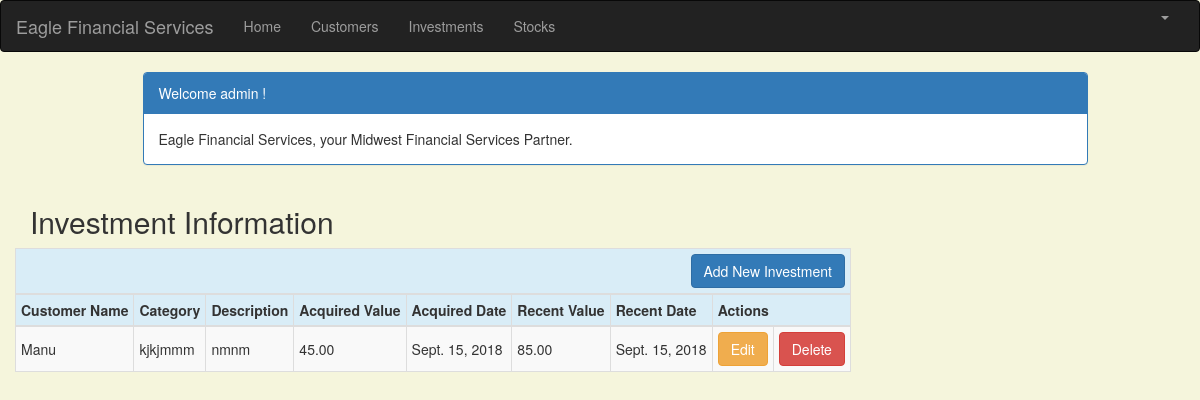
/investment_list (signed in), run on an earlier commit of the app's database.
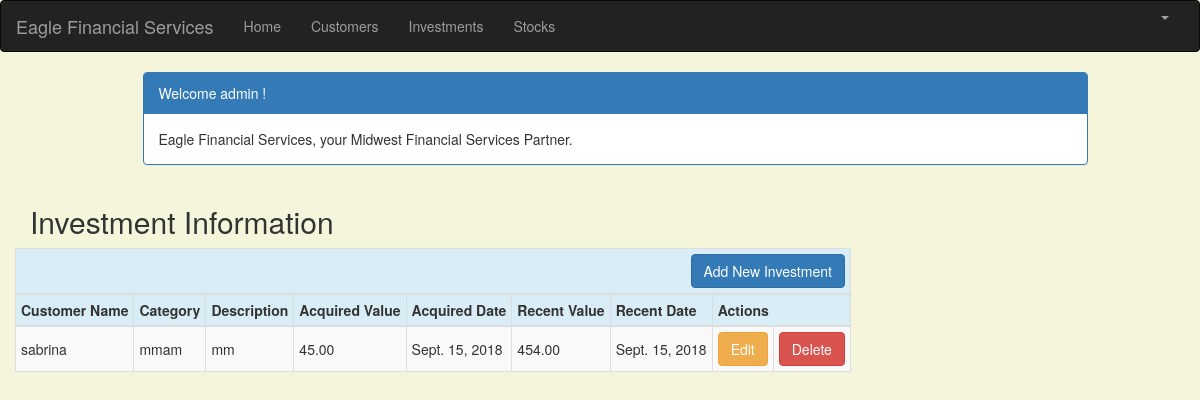
And on a later commit of the database.
### portfolio/models.py (models this page shows, shortened)
class Investment(models.Model):
    customer = models.ForeignKey(Customer, on_delete=models.CASCADE, related_name='investments')
    category = models.CharField(max_length=50)
    description = models.CharField(max_length=200)
    acquired_value = models.DecimalField(max_digits=10, decimal_places=2)
    acquired_date = models.DateField(default=timezone.now)
    recent_value = models.DecimalField(max_digits=10, decimal_places=2)
    recent_date = models.DateField(default=timezone.now, blank=True, null=True)

class Customer(models.Model):
    name = models.CharField(max_length=50)
    address = models.CharField(max_length=200)
    cust_number = models.IntegerField(blank=False, null=False)
    city = models.CharField(max_length=50)
    state = models.CharField(max_length=50)
    zipcode = models.CharField(max_length=10)
    email = models.EmailField(max_length=200)
    cell_phone = models.CharField(max_length=50)
    created_date = models.DateTimeField(
        default=timezone.now)
    updated_date = models.DateTimeField(auto_now_add=True)

### portfolio/views.py (the view)
# urls.py: path('investment_list', views.investment_list, name='investment_list'),
@login_required
def investment_list(request):
    investments = Investment.objects.filter(recent_date__lte=timezone.now())
    return render(request, 'portfolio/investment_list.html', {'investments': investments})

### portfolio/templates/portfolio/investment_list.html (shortened to what this page needs)
{% extends 'portfolio/base.html' %}
{% block content %}
    <html>
    <head>
        <link rel="stylesheet" href="https://maxcdn.bootstrapcdn.com/bootstrap/3.3.4/css/bootstrap.min.css">
    </head>
    <body>
    <div class="container">
        <div class="row">
            <div class="col-md-10 col-md-offset-1">
                <div class="panel panel-primary">
                    {% if user.is_authenticated %}
                    	<div class="panel-heading">Welcome {{ user.username }} !</div>
                	{% else %}
                		<div class="panel-heading">Welcome!</div>
                	{% endif %}
                    <div class="panel-body">
                        Eagle Financial Services, your Midwest Financial Services Partner.
                    </div>
                </div>
            </div>
        </div>
    </div>
    <div class="row">
        <h2 style="padding-left: 15Px">Investment Information</h2>
    </div>
     <div class="row">
                  <table class="table-md table-striped table-bordered table-hover table-condensed table-responsive">
                    <thead>
                    <tr class="bg-info">
                        <th colspan="10" class="col text-right"><a href="{% url 'portfolio:investment_new' %}" >
                                <span class="btn btn-primary">Add New Investment</span></a></th>
                    </tr>
            <tr class="bg-info">
                <th nowrap="true">Customer Name</th>
                <th nowrap="true">Category</th>
                <th nowrap="true">Description</th>
                <th nowrap="true">Acquired Value</th>
                <th nowrap="true">Acquired Date</th>
                <th nowrap="true">Recent Value</th>
                <th nowrap="true">Recent Date</th>
                <th colspan="3">Actions</th>
            </tr>
            </thead>
            <tbody>
            {% for investment in investments %}
                <tr>
                    <td nowrap="true">{{ investment.customer.name}}</td>
                    <td nowrap="true">{{ investment.category }}</td>
                    <td nowrap="true">{{ investment.description }}</td>
                    <td nowrap="true">{{ investment.acquired_value }}</td>
                    <td nowrap="true">{{ investment.acquired_date }}</td>
                    <td nowrap="true">{{ investment.recent_value }}</td>
                    <td nowrap="true">{{ investment.recent_date }}</td>
                    <td><a href="{% url 'portfolio:investment_edit' pk=investment.pk %}" class="btn btn-warning">Edit</a></td>
                     <td><a href="{% url 'portfolio:investment_delete' pk=investment.pk %}"
                           onclick="return confirm('Are you sure you want to delete?')"
                           class="btn btn-danger">Delete</a>
                    </td>
                </tr>
            {% endfor %}
            </tbody>
        </table>
    </div>
  </body>
    </html>
{% endblock %}

What changed in the data, as far as the page shows it:
removed Investment: customer.name "Manu", category "kjkjmmm", description "nmnm", acquired_value "45.00", acquired_date "Sept. 15, 2018", recent_value "85.00", recent_date "Sept. 15, 2018"
added Investment: customer.name "sabrina", category "mmam", description "mm", acquired_value "45.00", acquired_date "Sept. 15, 2018", recent_value "454.00", recent_date "Sept. 15, 2018"
